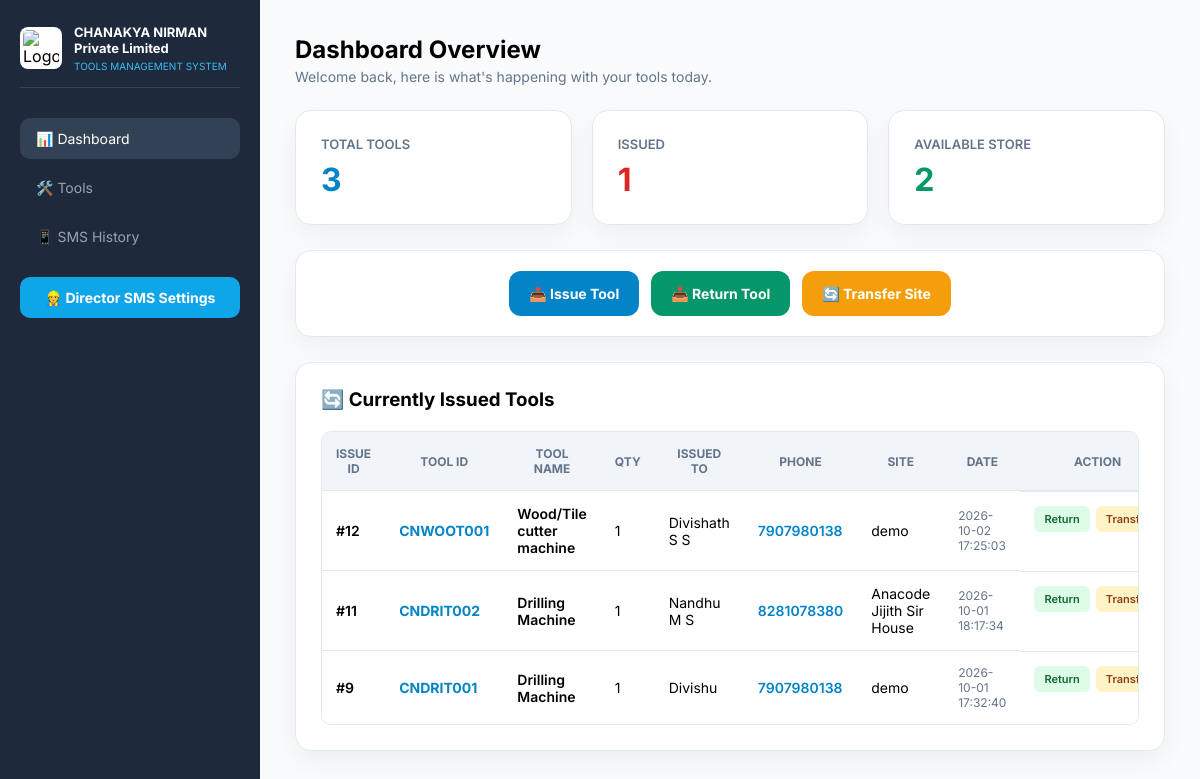
The page / on the database its author committed.
### tables this page shows
CREATE TABLE transactions (id INTEGER PRIMARY KEY AUTOINCREMENT, person_name TEXT, staff_phone TEXT, tool_id INTEGER, action_type TEXT, site_name TEXT, date TEXT, qty INTEGER DEFAULT 1, remarks TEXT);

CREATE TABLE tools (id INTEGER PRIMARY KEY AUTOINCREMENT, tool_name TEXT, brand_name TEXT, tool_group TEXT, tool_code TEXT UNIQUE, image_url TEXT, status TEXT DEFAULT 'In Store', current_person TEXT, current_site TEXT, item_type TEXT DEFAULT 'unique', total_qty INTEGER DEFAULT 1, available_qty INTEGER DEFAULT 1, is_confirmed INTEGER DEFAULT 0);

### app.py (the view)
@app.route('/')
def index():
    conn=get_db(); c=conn.cursor()
    c.execute("SELECT COUNT(*) FROM tools"); total=c.fetchone()[0] or 0
    c.execute("SELECT COUNT(*) FROM tools WHERE status='Issued'"); issued=c.fetchone()[0] or 0
    c.execute("SELECT SUM(CASE WHEN status='In Store' THEN available_qty ELSE 0 END) FROM tools")
    avail_res = c.fetchone()[0]
    avail = avail_res if avail_res is not None else 0
    c.execute("SELECT * FROM tools ORDER BY id DESC"); all_tools=c.fetchall()
    c.execute("SELECT t.id, tl.tool_name, t.qty, t.person_name, tl.tool_code, t.site_name, t.date, tl.id, t.staff_phone FROM transactions t JOIN tools tl ON tl.id=t.tool_id WHERE t.action_type='Issue Tool' ORDER BY t.id DESC LIMIT 100"); issued_tools=c.fetchall()
    conn.close()
    return render_template('index.html', active_page='dashboard', total_tools=total, tools_issued=issued, available_store=avail, all_tools=all_tools, all_tools_list=all_tools, available_tools=all_tools, issued_tools=issued_tools)

### app.py (called while the page is built)
def get_db(): return sqlite3.connect('chanakya_tools.db')

### templates/index.html (shortened to what this page needs)
<!DOCTYPE html>
<html lang="en">
<head>
</head>
<body>
    <div class="sidebar">
        <div class="sidebar-brand">
            <img src="{{ url_for('static', filename='logo.png') }}" alt="Logo" class="sidebar-logo">
            <div class="sidebar-brand-text"><h2>CHANAKYA NIRMAN Private Limited</h2><span>Tools Management System</span></div>
        </div>
        <a href="/" class="{% if active_page=='dashboard' %}active{% endif %}">📊 Dashboard</a>
        <a href="/tools" class="{% if active_page=='tools' %}active{% endif %}">🛠️ Tools</a>
	<a href="/sms_history" class="{% if active_page=='sms_history' %}active{% endif %}">📱 SMS History</a>
        <a href="/settings/directors" style="background:#0ea5e9; color:white; margin-top:20px; justify-content:center; font-weight:700;">👷 Director SMS Settings</a>
    </div>
    <div class="main">
        {% if active_page == 'dashboard' %}
        <div style="margin-bottom:25px;"><h2>Dashboard Overview</h2><p style="color:var(--text-muted); font-size:14px; margin-top:4px;">Welcome back, here is what's happening with your tools today.</p></div>
        <div style="display:flex; gap:20px; margin-bottom:25px;">
            <div class="card" style="flex:1; margin-bottom:0;"><p style="font-size:13px; font-weight:600; color:var(--text-muted); text-transform:uppercase;">Total Tools</p><h2 style="color:var(--primary); font-size:32px; margin-top:8px;">{{ total_tools }}</h2></div>
            <div class="card" style="flex:1; margin-bottom:0;"><p style="font-size:13px; font-weight:600; color:var(--text-muted); text-transform:uppercase;">Issued</p><h2 style="color:#dc2626; font-size:32px; margin-top:8px;">{{ tools_issued }}</h2></div>
            <div class="card" style="flex:1; margin-bottom:0;"><p style="font-size:13px; font-weight:600; color:var(--text-muted); text-transform:uppercase;">Available Store</p><h2 style="color:#059669; font-size:32px; margin-top:8px;">{{ available_store }}</h2></div>
        </div>
        <div class="card" style="display:flex; gap:12px; justify-content:center; padding:20px; flex-wrap:wrap;">
            <button onclick="openModal('issueModal')" class="main-btn btn-issue-main">📤 Issue Tool</button>
            <button onclick="openModal('returnModal')" class="main-btn btn-return-main">📥 Return Tool</button>
            <button onclick="openModal('transferModal')" class="main-btn btn-transfer-main">🔄 Transfer Site</button>
        </div>
        <div class="card">
            <h3 style="margin-bottom:20px;">🔄 Currently Issued Tools</h3>
            <div style="overflow-x:auto; border-radius:10px; border:1px solid var(--border);">
            <table>
                <thead>
                    <tr>
                        <th>Issue ID</th>
                        <th>Tool ID</th>
                        <th>Tool Name</th>
                        <th>Qty</th>
                        <th>Issued To</th>
                        <th>Phone</th>
                        <th>Site</th>
                        <th>Date</th>
                        <th>Action</th>
                    </tr>
                </thead>
                <tbody>
                    {% for iss in issued_tools %}
                    <tr>
                        <td style="font-weight:600;">#{{ iss[0] }}</td>
                        <td style="color:var(--primary); font-weight:700;">{{ iss[4] }}</td>
                        <td style="font-weight:600;">{{ iss[1] }}</td>
                        <td>{{ iss[2] }}</td>
                        <td>{{ iss[3] }}</td>
                        <td style="font-weight:600; color:#0284c7;">{{ iss[8] if iss[8] else '-' }}</td>
                        <td>{{ iss[5] }}</td>
                        <td style="font-size:12px; color:var(--text-muted);">{{ iss[6] }}</td>
                        <td style="display:flex; gap:6px;">
                            <a href="/return_tool/{{ iss[0] }}" style="background:#dcfce7; color:#166534; padding:6px 10px; border-radius:6px; text-decoration:none; font-size:11px; font-weight:600;">Return</a>
                            <button onclick="openTransferWithId('{{ iss[0] }}')" style="background:#fef3c7; color:#92400e; border:none; padding:6px 10px; border-radius:6px; font-size:11px; font-weight:600; cursor:pointer;">Transfer</button>
                        </td>
                    </tr>
                    {% else %}
                    <tr><td colspan="9" style="text-align:center; color:var(--text-muted); padding:25px;">No tools issued currently ✅</td></tr>
                    {% endfor %}
                </tbody>
            </table>
            </div>
        </div>
        {% endif %}
    </div>
</body>
</html>

### templates/index.html (style rules this page uses)
:root { --primary: #0284c7; --sidebar-bg: #1e293b; --card-bg: rgba(255, 255, 255, 0.92); --text-main: #0f172a; --text-muted: #64748b; --border: #e2e8f0; }
* { font-family: 'Inter', sans-serif; box-sizing: border-box; margin:0; padding:0; }
body { background: linear-gradient(rgba(248, 250, 252, 0.85), rgba(248, 250, 252, 0.85)), url('https://images.unsplash.com/photo-1504307651254-35680f356dfd?auto=format&fit=crop&w=1920&q=80')!important; background-size: cover!important; background-attachment: fixed!important; display: flex; min-height: 100vh; }
.sidebar { width: 260px; background: var(--sidebar-bg); min-height: 100vh; padding: 24px 20px; position: fixed; z-index: 10; }
.sidebar-brand { margin-bottom: 30px; padding-bottom: 15px; border-bottom: 1px solid rgba(255,255,255,0.12); display: flex; align-items: center; gap: 12px; }
.sidebar-logo { width: 42px; height: 42px; background: #fff; border-radius: 8px; padding: 3px; object-fit: contain; }
.sidebar-brand-text h2 { color: white; font-size: 13px; font-weight: 700; }
.sidebar-brand-text span { font-size: 10px; color: #38bdf8; display: block; margin-top: 4px; text-transform: uppercase; }
.sidebar a { display: flex; gap: 12px; color: #94a3b8; text-decoration: none; padding: 12px 16px; border-radius: 10px; margin-bottom: 8px; font-size: 14px; }
.sidebar a.active,.sidebar a:hover { background: #334155; color: white; }
.main { margin-left: 260px; padding: 35px; width: calc(100% - 260px); max-width: 1400px; }
.card { background: var(--card-bg); backdrop-filter: blur(10px); padding: 25px; border-radius: 16px; border: 1px solid var(--border); margin-bottom: 25px; box-shadow: 0 10px 25px rgba(0,0,0,0.05); }
table { width:100%; border-collapse:collapse; background:#fff; }
th { background:#f1f5f9; padding:14px; font-size:12px; color:#64748b; text-transform:uppercase; border-bottom:1px solid var(--border); }
td { padding:14px; font-size:14px; border-top:1px solid var(--border); }
.main-btn { padding: 14px 20px; border-radius: 12px; font-size: 14px; font-weight: 700; cursor: pointer; border: none; transition: all 0.2s; }
.btn-issue-main { background: #0284c7; color: white; }
.btn-return-main { background: #059669; color: white; }
.btn-transfer-main { background: #f59e0b; color: white; }

### rows shown on the page
transactions: id "12", tool_code "CNWOOT001", tool_name "Wood/Tile cutter machine", qty "1", person_name "Divishath S S", staff_phone "7907980138", site_name "demo", date "2026-10-02 17:25:03"
transactions: id "11", tool_code "CNDRIT002", tool_name "Drilling Machine", qty "1", person_name "Nandhu M S", staff_phone "8281078380", site_name "Anacode Jijith Sir House", date "2026-10-01 18:17:34"
transactions: id "9", tool_code "CNDRIT001", tool_name "Drilling Machine", qty "1", person_name "Divishu", staff_phone "7907980138", site_name "demo", date "2026-10-01 17:32:40"

### other values the page prints
{{ total_tools }} "3"
{{ tools_issued }} "1"
{{ available_store }} "2"
